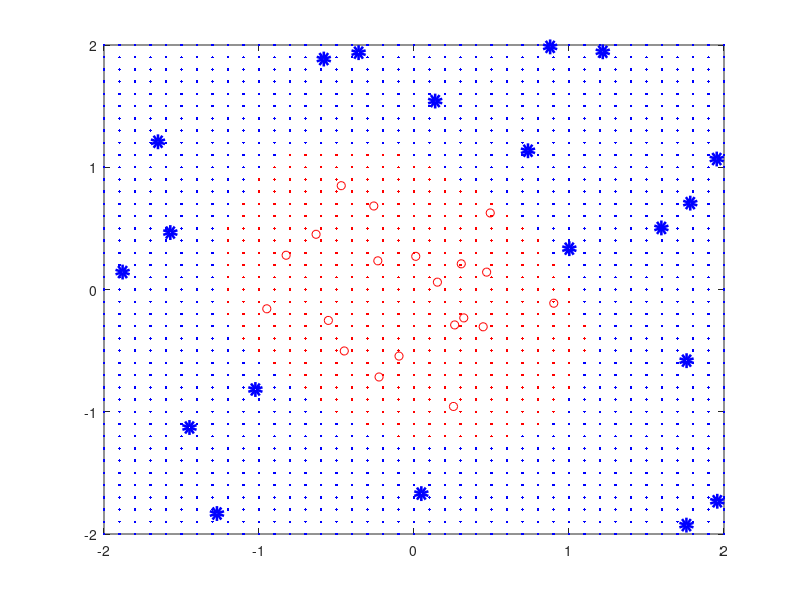

Write the MATLAB code that produced this figure.
%% 
% *Nonlinear Support Vector Machine. Kernel Gaussian. Dual Model*
% 
% Find the optimal separating surface for the data set given using a Gaussian 
% kernel with parameters C = 1 and $\gamma$ = 1.

A = [0.0113    0.2713
    0.9018   -0.1121
    0.2624   -0.2899
    0.3049    0.2100
   -0.2255   -0.7156
   -0.9497   -0.1578
   -0.6318    0.4516
   -0.2593    0.6831
    0.4685    0.1421
   -0.4694    0.8492
   -0.5525   -0.2529
   -0.8250    0.2802
    0.4463   -0.3051
    0.3212   -0.2323
    0.2547   -0.9567
    0.4917    0.6262
   -0.2334    0.2346
    0.1510    0.0601
   -0.4499   -0.5027
   -0.0967   -0.5446];

B = [1.2178    1.9444
  -1.8800    0.1427
  -1.6517    1.2084
   1.9566   -1.7322
   1.7576   -1.9273
   0.7354    1.1349
   0.1366    1.5414
   1.5960    0.5038
  -1.4485   -1.1288
  -1.2714   -1.8327
  -1.5722    0.4658
   1.7586   -0.5822
  -0.3575    1.9374
   1.7823    0.7066
   1.9532    1.0673
  -1.0233   -0.8180
   1.0021    0.3341
   0.0473   -1.6696
   0.8783    1.9846
  -0.5819    1.8850];

% Plot the Dataset
plot(A(:,1), A(:,2), 'r*', B(:,1), B(:,2), 'b*');
%%
% Set environment variables
gamma = 1;
C = 1;
nA = size(A,1);
nB = size(B,1);

% Training Set 
T = [A;B];

y = [ones(nA,1); -ones(nB,1)];
l = length(y);

% Quadratic variables
f = -ones(l,1);
lb = zeros(l,1);
ub = C*ones(l,1);

K = zeros(l,l);
for i = 1:l
    for j = 1:l
        K(i,j) = exp(-gamma*norm(T(i,:)-T(j,:))^2);
    end
end

% Compute Q
Q = zeros(l,l);
for i = 1:l
    for j = 1:l
        Q(i,j) = y(i)*y(j)*K(i,j);
    end 
end

% Set the Problem
options = optimset('Largescale', 'off', 'Display', 'off');
[lambda, value] = quadprog(Q,f,[],[],y',0,lb,ub,[],options);

% Get b
indicator = find((lambda > 1e-3) & (lambda < C-1e-3));
i = indicator(1);
b = 1/y(i);
for j = 1:l
    b = b - lambda(j)*y(j)*K(i,j);
end

% Get general points 
AA = [];
BB = [];

for xx = -2:0.1:2
    for yy = -2:0.1:2
        s = 0;
        for i = 1:l 
            s = s + lambda(i)*y(i)*exp(-gamma*norm(T(i,:) - [xx yy])^2);
        end
        s = s + b;
        if s > 0 
            AA = [AA; xx yy];
        else 
            BB = [BB; xx yy];
        end
    end
end

% Plot the Nonlinear Support Vector Machine Dual Model Graph
plot(A(:,1), A(:,2), 'ro', B(:,1), B(:,2), 'bo', 'LineWidth',5);
hold on
plot(AA(:,1), AA(:,2), 'r.', BB(:,1), BB(:,2), 'b.');
hold off

%% 
%